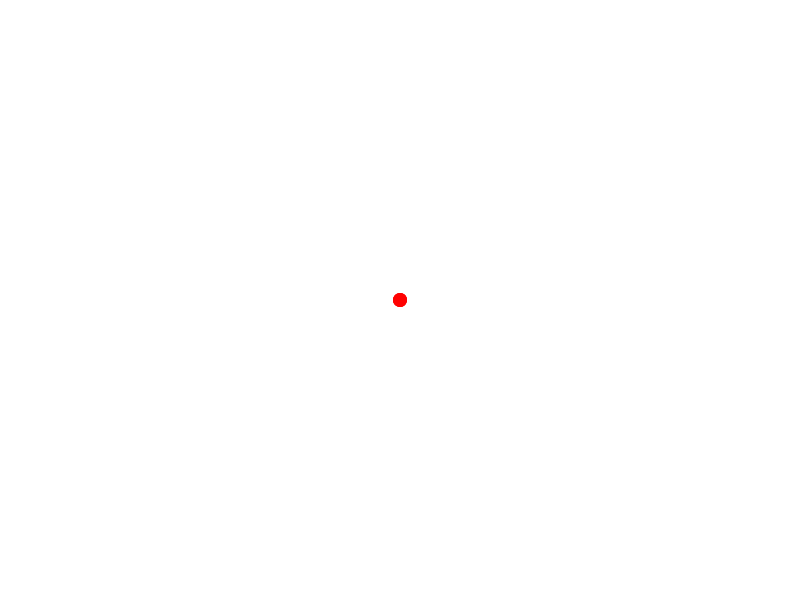
Frame 1 (no input)
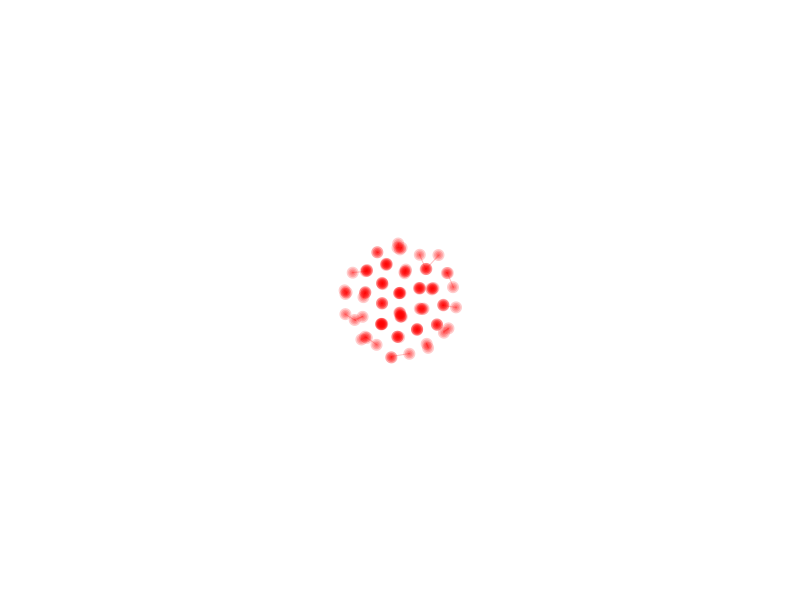
Frame 60 (the mouse pressed at the canvas centre just before this capture)
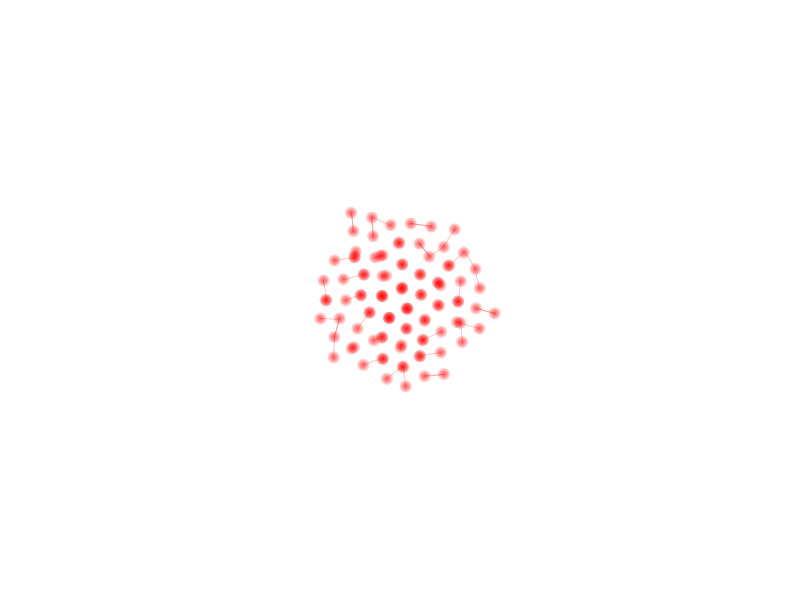
Frame 120 (the mouse held since frame 60 and released just before this capture)

The Processing sketch that drew these frames (run headless with seeded random() and noise(); from frame 60 on, the mouse is pressed at the canvas centre):

// Processing sketch: processing_93732
// ── processing_93732.pde

import java.util.Iterator;

ArrayList<Seeker> swarm;
int BORDER = 10;
int NUMBER = 100;
int ATTENTION = 2;
int SIZE = 3;

void setup() {
  size(800, 600);
  swarm = new ArrayList<Seeker>();
  for(int i = 0; i < NUMBER; i++) {
    swarm.add(new Seeker(new PVector(width/2, height/2), new PVector(random(-2,2), random(-2,2))));
  }  
}

void draw() {
  background(255);
  int num = swarm.size();
  if(num > 0) {
    for(int i = 0; i < num; i++) {
      swarm.get(i).move(swarm); 
    }
  } 
}

void mousePressed() {
  swarm.add(new Seeker(new PVector(mouseX, mouseY))); 
}

class Seeker {
  PVector m_location;
  PVector m_velocity;
  PVector m_acceleration;
  
  Seeker(PVector l, PVector v, PVector a) {
    m_location = l;
    m_velocity = v;
    m_acceleration = a;
  } 
  
  Seeker(PVector l, PVector v) {
    this(l, v, new PVector(0,0));
  }
  
  Seeker(PVector l) {
    this(l, new PVector(0,0), new PVector(0,0)); 
  }
  
  void move(ArrayList<Seeker> friends) {
    Seeker friend = this.getClosestNeighbor(friends);
    PVector towards = PVector.sub(friend.m_location, this.m_location);
    this.m_acceleration.add(towards);
    
    Iterator<Seeker> i = friends.iterator();
    Seeker current;
    float distance;
    int lim = 1;
    while(i.hasNext()) {
      current = i.next();
      towards = PVector.sub(current.m_location, this.m_location);
      distance = towards.mag();
      if(distance < 20) {
        towards.mult(3);
        this.m_acceleration.sub(towards);
      }
      if(distance > 100) {
        towards.normalize();
        towards.mult(0.009);
        this.m_acceleration.add(towards); 
      }
    }
    this.m_velocity.add(m_acceleration);
    this.m_velocity.limit(lim);
    this.m_location.add(m_velocity);
    this.m_acceleration = new PVector(0,0);
    this.manageEdges();
    this.evince(friend);
  }
  
  Seeker getClosestNeighbor(ArrayList<Seeker> friends) {
    Iterator<Seeker> i = friends.iterator();
    Seeker current;
    float minDistance = 999999;
    float distance;
    Seeker currentClosestNeighbor = new Seeker(new PVector(0,0));
    while(i.hasNext()) {
      current = i.next();
      distance = PVector.sub(current.m_location, this.m_location).mag();
      if(distance < minDistance && current != this) {
        minDistance = distance;
        currentClosestNeighbor = current; 
      }
    }
    return currentClosestNeighbor;
  }
  
  void evince(Seeker friend) {
    fill(0);
    for(int i = 0; i < 10; i++) {
       
    }
    stroke(255,0,0, 60);
    line(this.m_location.x, this.m_location.y, friend.m_location.x, friend.m_location.y);
    stroke(0,0,0,0);
    fill(255,0,0,50);
    for(int i = 0; i < 5; i++) {
       ellipse(this.m_location.x, this.m_location.y, SIZE*i, SIZE*i);
    }
  }
  
  void manageEdges() {
    if(this.m_location.x < BORDER) {
      this.m_velocity.add(new PVector(10, 0));
      this.m_location.add(this.m_velocity);
    } else if(this.m_location.x > width - BORDER) {
      this.m_velocity.add(new PVector(-10, 0));
      this.m_location.add(this.m_velocity);
    } else if(this.m_location.y < BORDER) {
      this.m_velocity.add(new PVector(0, 10)); 
      this.m_location.add(this.m_velocity);
    } else if(this.m_location.y > height - BORDER) {
      this.m_velocity.add(new PVector(0, -10));
      this.m_location.add(this.m_velocity);
    }
    
  }
}
